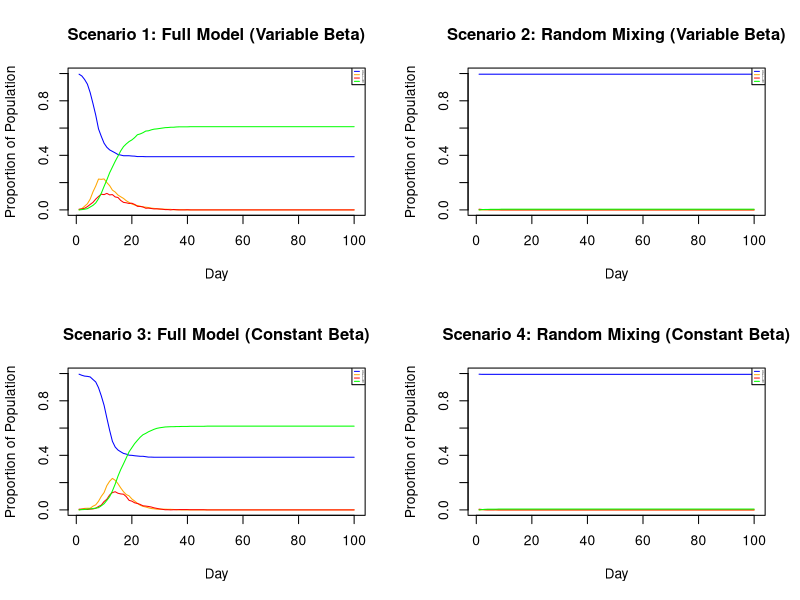

The R source for this figure:
#  Statistical Programming Group Project 2
#  Group 18 Members and Contributions:
#  Farah Nur Jannah Binti Farok (S2891743): Sections 1 and 2
#  Marta Gorecka (S1866561): Sections 2 and 3
#  Farell Zevic (S2810226): Sections 4 and 5

# ----------------------------------------------------------------

#  Code to simulate an SEIR epidemic model on a population network.
#  The population is divided into households, and each person also has a set of non-household contacts. 
#  Transmission can occur through household, close contact, or random mixing.
#  The code implements the following components:
#  1. Generate household assignments for each person.
#  2. Generate a network of non-household contacts based on sociability.
#  3. Simulate SEIR dynamics over time.
#  4. Visualize proportions of Susceptible, Exposed, Infectious, and Recovered individuals.
#  5. Compare four scenarios that combine heterogeneous/constant sociability and random/full mixing.


# ------------------------ 1. Household distribution ---------------------------
#  Each person in the population belongs to a household.
#  Household sizes are uniformly distributed between 1 and hmax.
#  The vector h indicates which household each person belongs to; people with the same household number(ID) live in the same household.

set.seed(0)
n <- 1000 # population test size
hmax <- 5 # max household size
h <- rep(1:(n %/% hmax + 1), sample(1:hmax, n %/% hmax + 1, replace=TRUE))[1:n] # generate household IDs 


# ------------------------- 2.  Network of regular contacts --------------------
# function to generate non-household contacts
beta <- runif(n, 0, 1) #n vector of βi
get.net <- function(beta, h, nc = 15) {
  # beta = sociability vector all individuals
  # h = household membership vector
  # nc = average number of non-household contacts per person
  n <- length(beta) # total number of people
  bm <- mean(beta) # mean of vector beta
  contacts <- vector("list", n) # create empty list for each person
  
  for (i in seq_len(n)) {
    non_household <- which(h != h[i]) # identify people NOT in the same household as person i
    probij <- nc * beta[i] * beta[non_household] / (bm^2 * (n-1)) # probability links
    isampled <- runif(length(non_household)) < probij # randomly sample which non-householders to pick
    sampled <- non_household[isampled] # sampled non-householders
    contacts[[i]] <- sampled
    }
  # make the link bidirectional
  # ensure if person i lists person j as a contact, then person j also lists person i as a contact
  for (i in 1:n) {
    for (j in contacts[[i]] ) { 
      if (! (i %in% contacts[[j]]) ) { 
        contacts[[j]] <- c(contacts[[j]], i) # add i to j's contact list if bidirectional link does not exist
      }}}
  return(contacts) 
}

# --------------------------- 3. SEIR model implementation ---------------------
# n = number of people
# βi = sociability parameter for ith person
# h = n vector of indicating which household the person belongs to
# beta = n vector of βi; 
# nt = number of days to simulate 
# pinf = proportion of the initial population to *randomly* start in the I state'

alink <- get.net(beta, h, nc = 15) # non-household contacts
nseir <- function(beta, h, alink, alpha=c(.1,.01,.01), delta=.2, gamma=.4, nc=15, nt = 100, pinf = .005) {

# calculate combined infection rate using alpha
# Find the total pool of people that could be encountered daily.
# Assign probabilities depending on which group they are from.
# Get the total probability:
# Probability of NOT getting infected: Pnotinf = (1-alpha_h)*(1-alpha_c)*(1-alpha_r)
# Probability of getting infected: Pinf = 1 - Pnotinf = 1 - (1-alpha_h)*(1-alpha_c)*(1-alpha_r)
# Update SEIR states
  
  bm <- mean(beta)
  n <- length(beta)
  x <- rep(0,n) # vector x to store the infection state
  ni = round(pinf*n) # number of infected people
  iinf <- sample(1:n,ni) # randomly select the infectious people
  x[iinf] <- 2 # set those infected people to stage "2" (E->I)
  S <- E <- I <- R <- numeric(nt) #set up storage for pop in each state
  S[1] <- n-ni # initial susceptible people = all - infected
  I[1]<-ni # initial infected people
  
  for (t in 2:nt){ # infecting process to start the day after the initial infections happened
    for (i in iinf){
      household <- which(h == h[i])
      if (length(alink[[i]]) == 0 ) { 
        next
      }
      else{
        ipluscontacts <- c(alink[[i]],i)
        randmix <- setdiff(1:n, c(household, ipluscontacts))
        randmixsampled <- sample(randmix, nc) 
        alldaily <- c(household, alink[[i]], randmixsampled) # all people person i might encounter
        probh <- 0; probc <-0; probr <-0 # reset probabilities after every run
        
        for (j in alldaily){
          if (x[j] == 0){
            if (is.na(h[j])){
              next
            }
            else if (h[i] == h[j]){
              probh <- alpha[1] # household
            }
            else if (j %in% alink[[i]]){
              probc <- alpha[2] # contacts 
            }
            probr <- alpha[3] * nc * beta[i] * beta[j] / (bm^2 * (n-1)) # random mixing
            Pinf = 1 - (1-probh)*(1-probc)*(1-probr) # calculate total probability 
            if (runif(1) < Pinf) {
              x[j] <- 1
              }
          }
        }
      }
    }
    u <- runif(n)
    x[x == 2 & u < gamma] <- 3   # I -> R
    x[x == 1 & u < delta] <- 2   # E -> I
    iinf <- which(x == 2) # update infected people
    
    # store number of people in each state
    S[t] <- sum(x == 0) 
    E[t] <- sum(x == 1)
    I[t] <- sum(x == 2)
    R[t] <- sum(x == 3)
    
  }
  return(list(S=S,E=E,I=I,R=R,t=1:nt))
}

# ------------------ 4. Visualization of SEIR population states ----------------
#define the plotting function, accepting the result list from nseir and a main string
plot.nseir <- function(result, main_title) {
  #calculate the total population n by summing the initial counts of all states
  n <- result$S[1] + result$E[1] + result$I[1] + result$R[1] 

  #start the plot
  #x axis is the time (result$t)
  #y axis is the susceptible population (result$S) divided by n to show proportion
  plot(result$t, result$S / n, type = "l", col = "blue",
       xlab = "Day", ylab = "Proportion of Population",
       ylim = c(0, 1), main = main_title)
  #make line and coloring the plot
  lines(result$t, result$E / n, col = "orange") #the exposed (E) population proportion over time as an orange line
  lines(result$t, result$I / n, col = "red") #the infectious (I) population proportion over time as a red line
  lines(result$t, result$R / n, col = "green") #the recovered (R) population proportion over time as a green line
  
  legend("topright", legend = c("S", "E", "I", "R"), #legend to the top-right corner of the plot
         col = c("blue", "orange", "red", "green"), lty = 1, cex = 0.2) #color of the state line for the legend
}

# ------------------ 5. Scenario-based SEIR model comparison -------------------
set.seed(50)
#ensures that the random processes (like initial infected people, sociability beta values, 
#and daily infection probabilities) are consistent every time the code is run, 
#making the simulation results reproducible

n <- 1000 #population size
nt <- 100 #time period (100 days)

beta_vector <- runif(n, 0, 1) 
#n-vector of sociability parameters (beta_i) for each person, drawn from a uniform U(0, 1) distribution. 
#this vector is used in scenarios 1 and 2 (variable beta)

h_households <- rep(1:(n %/% 5 + 1), sample(1:5, n %/% 5 + 1, replace=TRUE)) [1:n]
#regenerate the household membership vector 'h' using the user's preferred, 
#although potentially imperfect, one-line code
#this is used for all scenarios requiring household structure (1 and 3)

beta_bar_vector <- rep(mean(beta_vector), n)
#create a new n-vector where every element is set to the mean of the original beta_vector
#this represents the homogeneous sociability case and is used in scenarios 3 and 4 (constant beta)

par(mfrow = c(2, 2))
#configure the plotting environment to display 2 rows and 2 columns of plots (4 plots in one frame)

#scenario 1: full model with variable beta
alink_full <- get.net(beta = beta_vector, h = h_households) #the regular contact network using the variable beta_vector and household structure 'h
result_full <- nseir(beta = beta_vector, h = h_households, alink = alink_full) #run the nseir simulation using the full structure: variable beta, household, and network (default alpha values)
plot.nseir(result_full, "Scenario 1: Full Model (Variable Beta)") #plot results

#scenario 2: random mixing with variable beta
alpha_random_mixing <- c(0, 0, 0.04) #the alpha vector for random mixing: alpha_h=0, alpha_c=0, and alpha_r=0.04
result_random <- nseir(beta = beta_vector, h = h_households, alink = alink_full,
                       alpha = alpha_random_mixing) #run the nseir simulation using the variable beta, but with household and network transmission probabilities set to zero (pure random mixing)
plot.nseir(result_random, "Scenario 2: Random Mixing (Variable Beta)") #plot results

#scenario 3: full fodel with constant beta
alink_homog <- get.net(beta = beta_bar_vector, h = h_households) #a new regular contact network using the constant beta_bar_vector (homogeneous sociability)
result_homog <- nseir(beta = beta_bar_vector, h = h_households, alink = alink_homog) #run the nseir simulation with the full structure, but with constant sociability (beta_bar_vector)
plot.nseir(result_homog, "Scenario 3: Full Model (Constant Beta)") #plot results

#scenario 4: random mixing with constant beta
result_rand_homog <- nseir(beta = beta_bar_vector, h = h_households, alink = alink_homog,
                           alpha = alpha_random_mixing) #run the nseir simulation with constant sociability and pure random mixing (combining the conditions of Scenarios 2 and 3)
plot.nseir(result_rand_homog, "Scenario 4: Random Mixing (Constant Beta)") #plot results

par(mfrow = c(1, 1)) #to reset the plotting environment to 4 plots in one frame layout after all is complete

#short description about the plots
#1. full model (variable beta), this represents the most limited epidemic. the susceptible curve (blue line) drops th least,
#as social structure and individual variability effectiverly contain the spread

#2. random mixing (variable beta), this represents the epidemic is larger and slower than the full model.
#removing the social structure for random mixing allows the infection to spread more broadly, 
#though individual variability still limits the final size

#3. full model (constant beta), this represents the epidemic is faster and broader epidemic than the full model (variable beta). 
#removing sociability variability means more individuals contribute equally to transmission, increasing the speed and reach, despite the existing social structure

#4. random mixing (constant beta), this represents the most severe and widespread scenario. 
#lacking both social structure and individual variability, the infection spreads uniformly, resulting in the highest peak and infecting nearly the entire population
